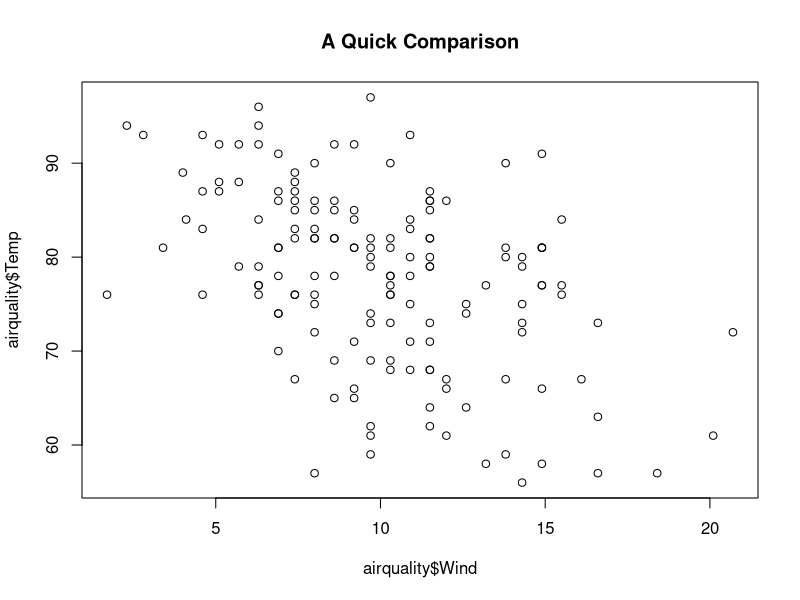
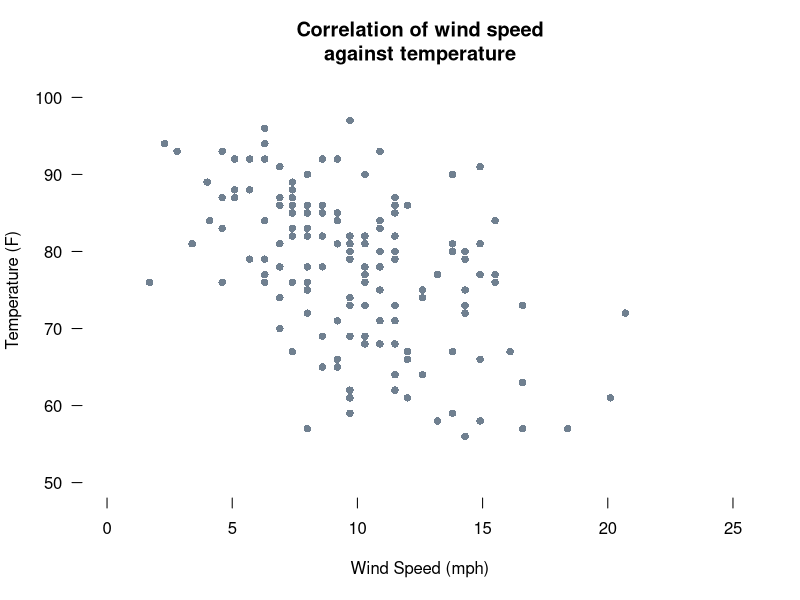
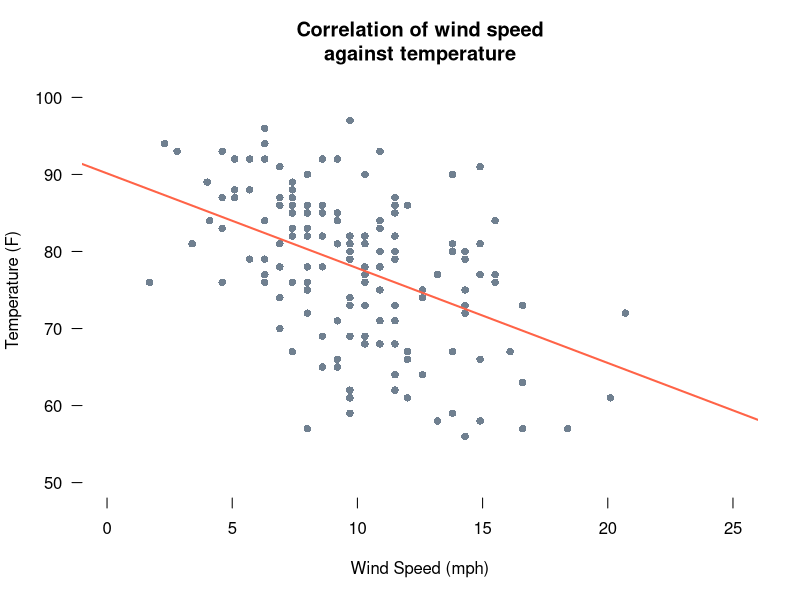

Write the R code that produced these figures, in order.
## ---- chunk 1
data(airquality)
## ---- chunk 2
head(airquality) # look at the top 5 rows of the data
str(airquality) # how is this data structured
## ---- chunk 3
summary(airquality)
## ---- chunk 4
plot(x = airquality$Wind, # the data for the x-axis
     y = airquality$Temp, # the data for the y-axis
     main = "A Quick Comparison") # the title of the plot
## ---- chunk 5
plot(x = airquality$Wind, # the data for the x-axis
     y = airquality$Temp, # the data for the y-axis
     xlim = c(0,25), # set the x-axis limits
     ylim = c(50,100), # set the y-axis limits
     xlab = "Wind Speed (mph)", # name the x-axis,
     ylab = "Temperature (F)", # name the y-axis,
     pch = 16, # shape of the points 
     col = "slategrey", # colour for the points
     axes = FALSE, # we will edit the axis a little ourselves
     main = "Correlation of wind speed\nagainst temperature") # the title of the plot
axis(1,seq(0,25,5),col = NA, col.ticks = 1) # design the x-axis specifically
axis(2,seq(50,100,10),las=1,col = NA, col.ticks = 1) # design the y-axis specifically

## ---- chunk 6
cor(x = airquality$Wind, y = airquality$Temp)
## ---- chunk 7
cor(x = airquality$Wind, y = airquality$Temp, method="spearman") # if you use the method argument you can choose a different statistical method
## ---- chunk 8
temp_wind_line = lm(formula = Temp ~ Wind, # y-axis variable ~ x-axis variable
   data=airquality) # where are these variables found
summary(temp_wind_line) # take a quick look at it
## ---- chunk 9
plot(x = airquality$Wind, # the data for the x-axis
     y = airquality$Temp, # the data for the y-axis
     xlim = c(0,25), # set the x-axis limits
     ylim = c(50,100), # set the y-axis limits
     xlab = "Wind Speed (mph)", # name the x-axis,
     ylab = "Temperature (F)", # name the y-axis,
     pch = 16, # shape of the points 
     col = "slategrey", # colour for the points
     axes = FALSE, # we will edit the axis a little ourselves
     main = "Correlation of wind speed\nagainst temperature") # the title of the plot
axis(1,seq(0,25,5),col = NA, col.ticks = 1) # design the x-axis specifically
axis(2,seq(50,100,10),las=1,col = NA, col.ticks = 1) # design the y-axis specifically

abline(temp_wind_line, lwd=2,col="tomato")
